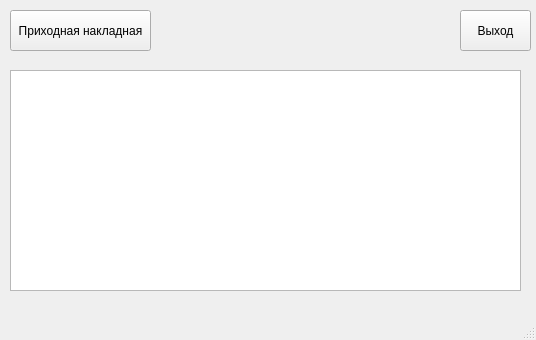
<?xml version="1.0" encoding="UTF-8"?>
<ui version="4.0">
 <class>MainWindow</class>
 <widget class="QMainWindow" name="MainWindow">
  <property name="geometry">
   <rect>
    <x>0</x>
    <y>0</y>
    <width>536</width>
    <height>340</height>
   </rect>
  </property>
  <property name="windowTitle">
   <string>MainWindow</string>
  </property>
  <widget class="QWidget" name="centralwidget">
   <widget class="QPushButton" name="receipt_invoice">
    <property name="geometry">
     <rect>
      <x>10</x>
      <y>10</y>
      <width>141</width>
      <height>41</height>
     </rect>
    </property>
    <property name="text">
     <string>Приходная накладная</string>
    </property>
   </widget>
   <widget class="QPushButton" name="back">
    <property name="geometry">
     <rect>
      <x>460</x>
      <y>10</y>
      <width>71</width>
      <height>41</height>
     </rect>
    </property>
    <property name="text">
     <string>Выход</string>
    </property>
   </widget>
   <widget class="QTableWidget" name="select_products">
    <property name="geometry">
     <rect>
      <x>10</x>
      <y>70</y>
      <width>511</width>
      <height>221</height>
     </rect>
    </property>
   </widget>
  </widget>
  <widget class="QMenuBar" name="menubar">
   <property name="geometry">
    <rect>
     <x>0</x>
     <y>0</y>
     <width>536</width>
     <height>21</height>
    </rect>
   </property>
  </widget>
  <widget class="QStatusBar" name="statusbar"/>
 </widget>
 <resources/>
 <connections/>
</ui>
